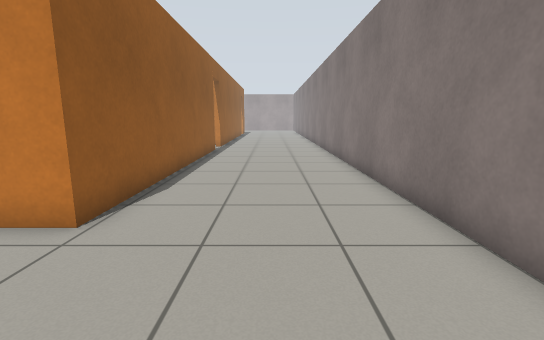
[1] (above)

17 first-person views from a walk through a robot-simulator world made for Gazebo. The camera is 0.9 m above the floor, tilts 10° down and sees 85° across. The floor is counted in squares, 0.5 m on a side. Each view is taken from the middle of a square. On the plan, view 1 faces up. The plan holds only what a view shows up to about 16 squares ahead; the rest is blank. The place goes on beyond the plan. The robots in the file are not drawn. Gazebo's built-in surfaces are drawn with simple patterns.

[2]
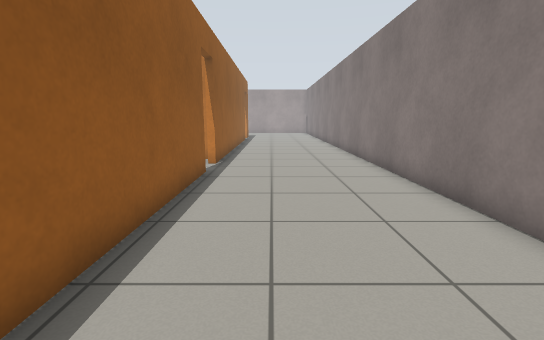

[3]
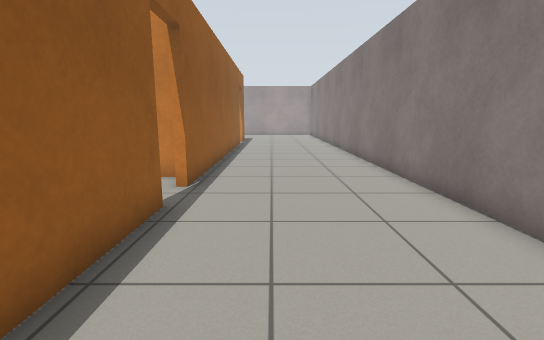

[4]
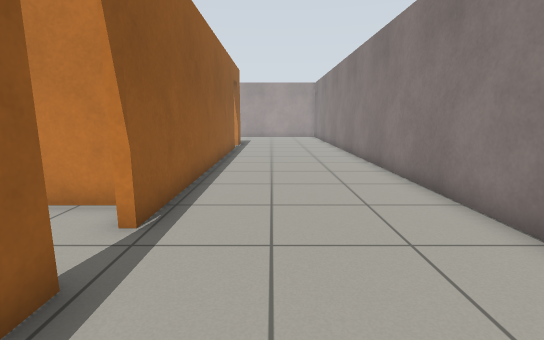

[5]
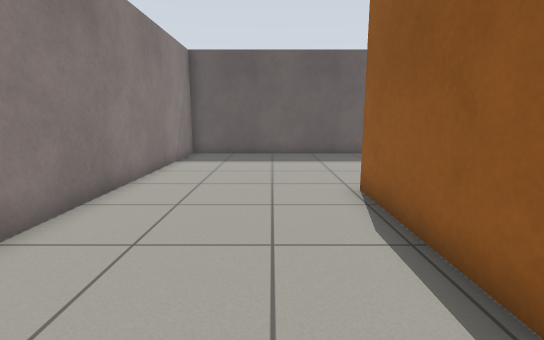

[6]
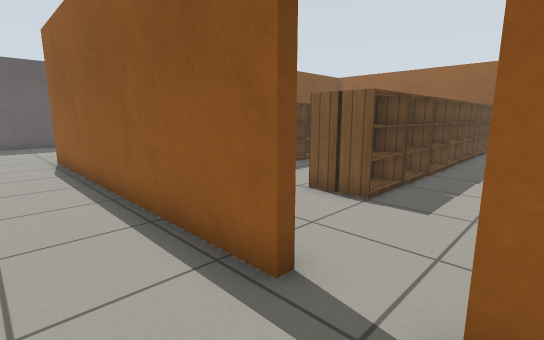

[7]
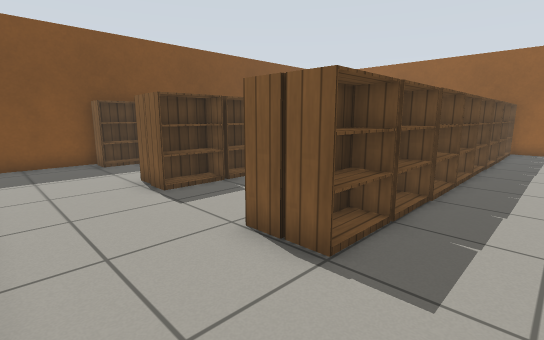

[8]
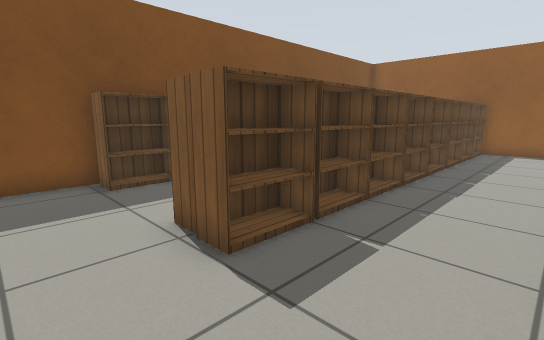

[9]
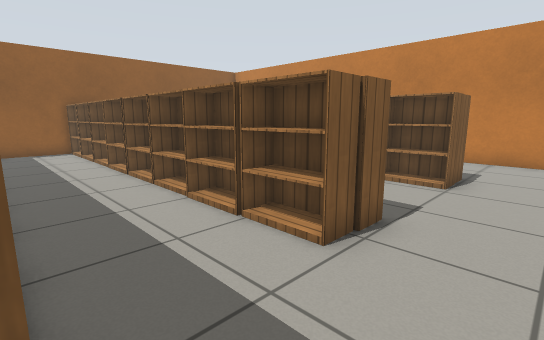

[10]
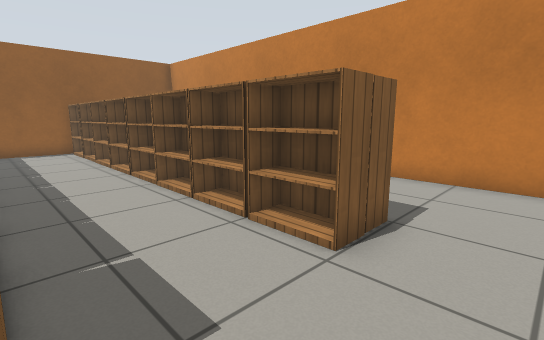

[11]
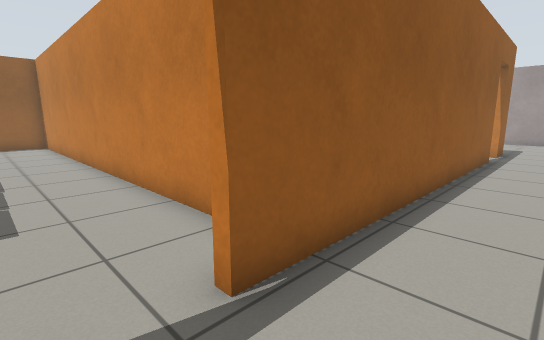

[12]
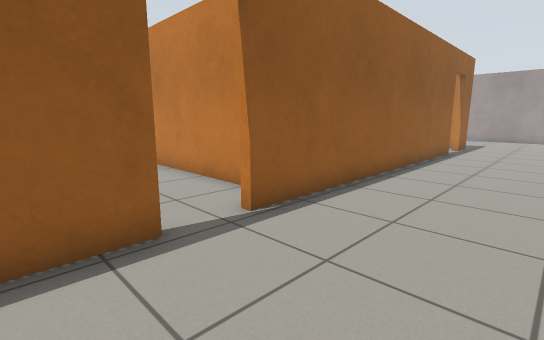

[13]
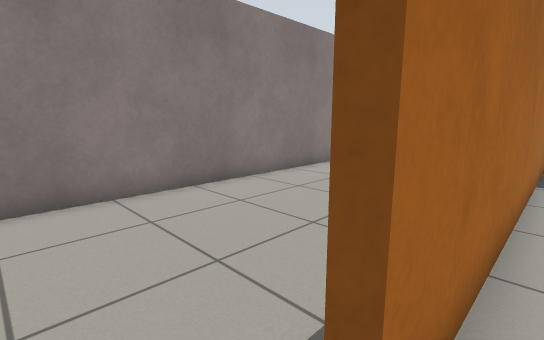

[14]
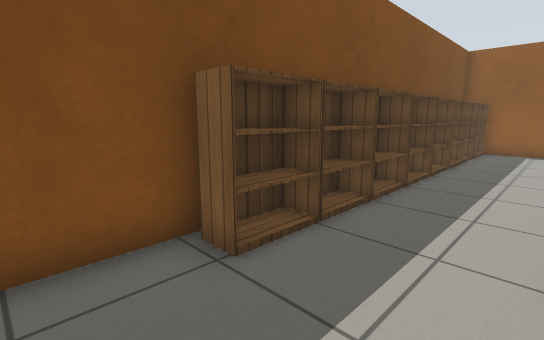

[15]
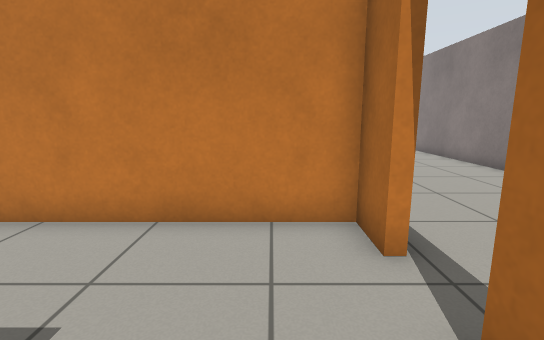

[16]
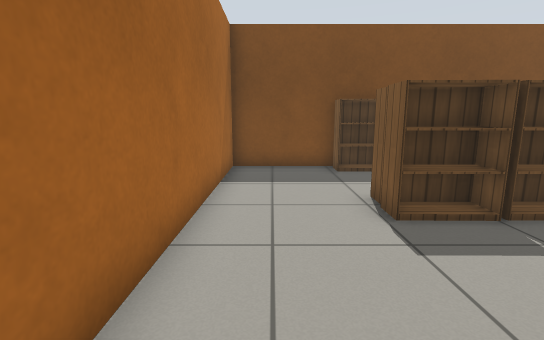

[17]
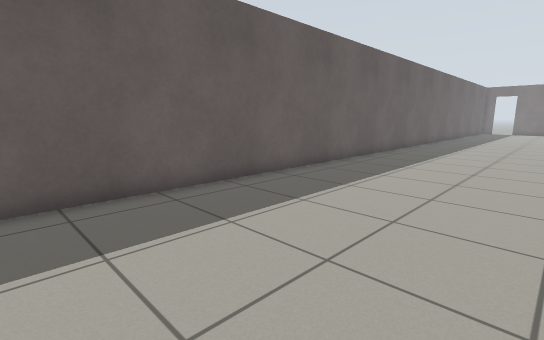

### Floor plan
Points are (right, up) in squares from view 1. A wall is a line through its corners. A room is listed if a view was taken in it or the views show most of it. See-through windows are left out.
Room 1 (views 1, 2, 3, 4, 5, 6, 11, 12, 17)
walls: (-3.2, 16.8) (-3.2, 4.7) (-4.5, 4.7); (-18.4, -3) (3, -3) (3, 31.5); (-3.2, 31.5) (-3.2, 18.6)
ways out: open door at (-3, 17.5) to room 2
Room 2 (views 7, 8, 9, 10, 13, 14, 15, 16)
walls: (-3.5, 18.6) (-3.5, 20) (-21.4, 20); (-22.5, 5) (-3.5, 5) (-3.5, 16.8)
ways out: open door at (-3, 17.5) to room 1
objects: bookshelf (-22, 6) to (-21, 6); bookshelf (-22, 9) to (-21, 10); bookshelf (-22, 11) to (-21, 11); bookshelf (-22, 14) to (-21, 14); bookshelf (-22, 15) to (-21, 16); bookshelf (-20, 6) to (-19, 6); bookshelf (-20, 9) to (-19, 9); bookshelf (-20, 10) to (-19, 11); bookshelf (-20, 14) to (-19, 14); bookshelf (-20, 15) to (-19, 16); bookshelf (-18, 6) to (-17, 6); bookshelf (-18, 9) to (-17, 10); bookshelf (-18, 11) to (-17, 11); bookshelf (-18, 14) to (-17, 15); bookshelf (-18, 16) to (-17, 16); bookshelf (-16, 6) to (-15, 6); bookshelf (-16, 9) to (-15, 10); bookshelf (-16, 11) to (-15, 11); bookshelf (-16, 14) to (-15, 14); bookshelf (-16, 15) to (-15, 16); bookshelf (-14, 6) to (-13, 6); bookshelf (-14, 9) to (-13, 10); bookshelf (-14, 11) to (-13, 11); bookshelf (-14, 14) to (-13, 15); bookshelf (-14, 16) to (-13, 16); bookshelf (-12, 6) to (-11, 6); bookshelf (-12, 9) to (-11, 10); bookshelf (-12, 11) to (-11, 11); bookshelf (-12, 14) to (-11, 15); bookshelf (-12, 16) to (-11, 16); bookshelf (-10, 6) to (-9, 6); bookshelf (-10, 9) to (-10, 10); bookshelf (-10, 11) to (-9, 11); bookshelf (-10, 14) to (-9, 15); bookshelf (-10, 16) to (-9, 16); bookshelf (-9, 9) to (-7, 10); bookshelf (-8, 6) to (-7, 6); bookshelf (-8, 11) to (-7, 11); bookshelf (-8, 14) to (-7, 15); bookshelf (-8, 16) to (-7, 16)

Positions as (right, up) in squares from view 1, and headings:
1: (0, 0), facing up
2: (-1, 7), facing up
3: (-1, 11), facing up
4: (-1, 14), facing up
5: (-1, 12), facing down
6: (-1, 19), facing down-left
7: (-4, 18), facing down-left
8: (-5, 14), facing down-left
9: (-5, 6), facing up-left
10: (-5, 11), facing up-left
11: (-1, 17), facing up-left
12: (1, 15), facing up-left
13: (-4, 18), facing down-right
14: (-5, 9), facing down-left
15: (-5, 15), facing up
16: (-5, 16), facing down
17: (-2, 4), facing down-left
